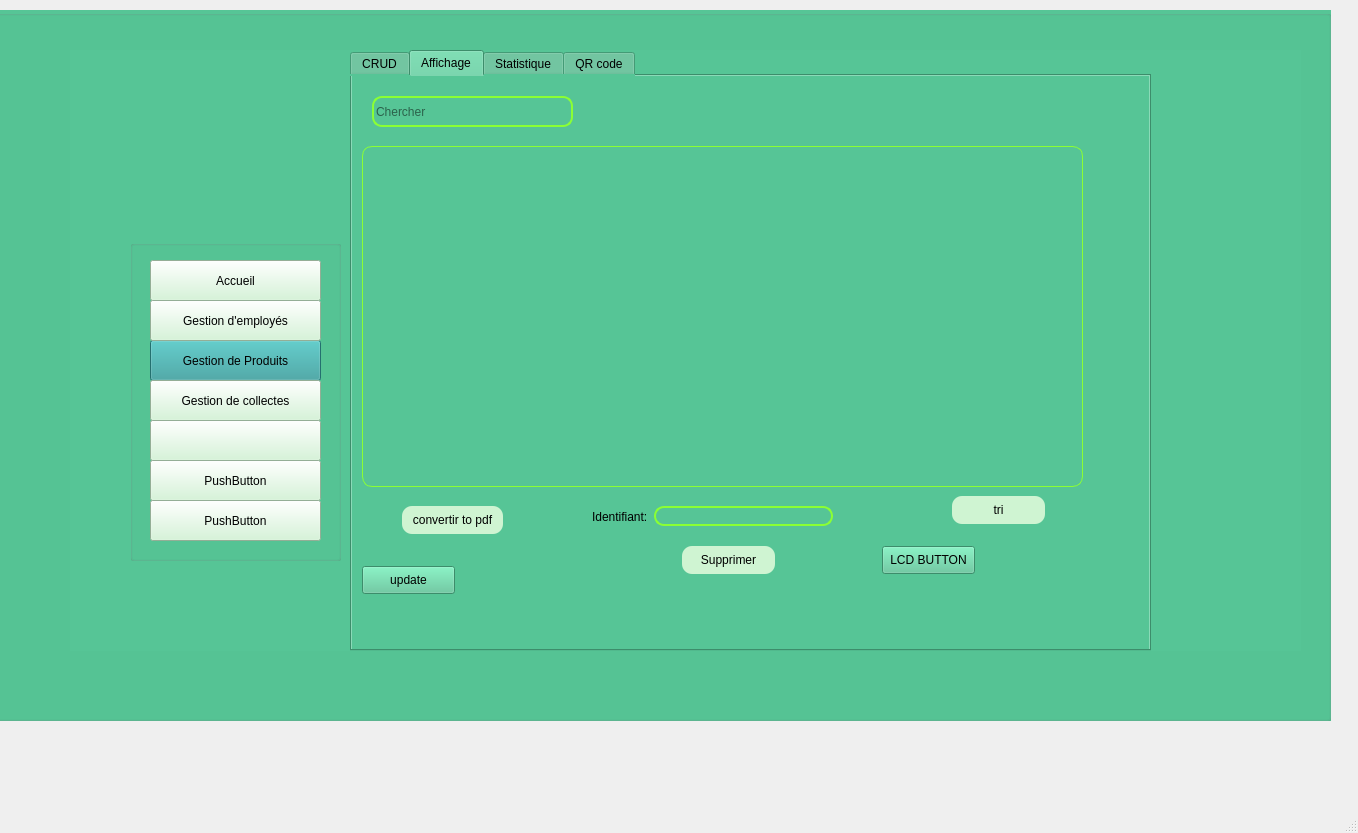
<?xml version="1.0" encoding="UTF-8"?>
<ui version="4.0">
 <class>MainWindow</class>
 <widget class="QMainWindow" name="MainWindow">
  <property name="geometry">
   <rect>
    <x>0</x>
    <y>0</y>
    <width>1358</width>
    <height>833</height>
   </rect>
  </property>
  <property name="windowTitle">
   <string>MainWindow</string>
  </property>
  <property name="tabShape">
   <enum>QTabWidget::Triangular</enum>
  </property>
  <widget class="QWidget" name="centralwidget">
   <widget class="QGroupBox" name="groupBox">
    <property name="geometry">
     <rect>
      <x>-20</x>
      <y>10</y>
      <width>1351</width>
      <height>711</height>
     </rect>
    </property>
    <property name="styleSheet">
     <string notr="true">background-color: rgb(86, 197, 150);</string>
    </property>
    <property name="title">
     <string/>
    </property>
    <widget class="QStackedWidget" name="stackedWidget">
     <property name="geometry">
      <rect>
       <x>90</x>
       <y>40</y>
       <width>1231</width>
       <height>601</height>
      </rect>
     </property>
     <property name="font">
      <font>
       <pointsize>8</pointsize>
      </font>
     </property>
     <property name="currentIndex">
      <number>1</number>
     </property>
     <widget class="QWidget" name="page">
      <widget class="QGroupBox" name="groupBox_3">
       <property name="geometry">
        <rect>
         <x>210</x>
         <y>90</y>
         <width>691</width>
         <height>381</height>
        </rect>
       </property>
       <property name="styleSheet">
        <string notr="true">border: 2px solid  rgb(139, 255, 51);
background-color: rgb(86, 197, 150);
border-radius: 10px;</string>
       </property>
       <property name="title">
        <string/>
       </property>
       <widget class="QLabel" name="label_4">
        <property name="geometry">
         <rect>
          <x>240</x>
          <y>20</y>
          <width>211</width>
          <height>51</height>
         </rect>
        </property>
        <property name="font">
         <font>
          <pointsize>20</pointsize>
         </font>
        </property>
        <property name="text">
         <string>    LOGIN</string>
        </property>
       </widget>
       <widget class="QLineEdit" name="lineEdit_password">
        <property name="geometry">
         <rect>
          <x>350</x>
          <y>220</y>
          <width>261</width>
          <height>41</height>
         </rect>
        </property>
        <property name="font">
         <font>
          <pointsize>14</pointsize>
         </font>
        </property>
        <property name="text">
         <string/>
        </property>
        <property name="maxLength">
         <number>20</number>
        </property>
        <property name="echoMode">
         <enum>QLineEdit::Password</enum>
        </property>
       </widget>
       <widget class="QLabel" name="label_5">
        <property name="geometry">
         <rect>
          <x>100</x>
          <y>220</y>
          <width>221</width>
          <height>41</height>
         </rect>
        </property>
        <property name="font">
         <font>
          <pointsize>20</pointsize>
         </font>
        </property>
        <property name="text">
         <string>PASSWORD</string>
        </property>
       </widget>
       <widget class="QLineEdit" name="lineEdit_username">
        <property name="geometry">
         <rect>
          <x>350</x>
          <y>120</y>
          <width>261</width>
          <height>41</height>
         </rect>
        </property>
        <property name="font">
         <font>
          <pointsize>14</pointsize>
         </font>
        </property>
        <property name="text">
         <string/>
        </property>
        <property name="maxLength">
         <number>20</number>
        </property>
       </widget>
       <widget class="QLabel" name="label">
        <property name="geometry">
         <rect>
          <x>100</x>
          <y>120</y>
          <width>221</width>
          <height>41</height>
         </rect>
        </property>
        <property name="font">
         <font>
          <pointsize>20</pointsize>
         </font>
        </property>
        <property name="text">
         <string>USERNAME</string>
        </property>
       </widget>
       <widget class="QPushButton" name="confirmer_login">
        <property name="geometry">
         <rect>
          <x>131</x>
          <y>300</y>
          <width>171</width>
          <height>37</height>
         </rect>
        </property>
        <property name="font">
         <font>
          <pointsize>16</pointsize>
         </font>
        </property>
        <property name="styleSheet">
         <string notr="true">QPushButton {
background-color: rgb(207, 244, 210);
border-radius: 10px;
}


QPushButton:hover {
background-color: rgb(50, 157, 156);

}</string>
        </property>
        <property name="text">
         <string>Confirmer</string>
        </property>
       </widget>
       <widget class="QPushButton" name="annuler_login">
        <property name="geometry">
         <rect>
          <x>370</x>
          <y>300</y>
          <width>171</width>
          <height>37</height>
         </rect>
        </property>
        <property name="font">
         <font>
          <pointsize>16</pointsize>
         </font>
        </property>
        <property name="styleSheet">
         <string notr="true">QPushButton {
background-color: rgb(207, 244, 210);
border-radius: 10px;
}


QPushButton:hover {
background-color: rgb(50, 157, 156);

}</string>
        </property>
        <property name="text">
         <string>Annuler</string>
        </property>
       </widget>
      </widget>
     </widget>
     <widget class="QWidget" name="page_2">
      <widget class="QTabWidget" name="tabWidget_2">
       <property name="geometry">
        <rect>
         <x>280</x>
         <y>0</y>
         <width>801</width>
         <height>601</height>
        </rect>
       </property>
       <property name="styleSheet">
        <string notr="true">QTabWidget
{
background-color: rgb(123, 228, 149);

}

QTabWidget:tab-bar
{
alignment:center;
}

QTabBar:tab
{
width:100px;
height:50px;
}

QTabBar:tab:selected
{
    
	background-color: rgb(50, 155, 156);
    color:rgb(0,255,0);
}*/

QTabBar:tab:hover
{
	background-color: rgb(109, 202, 131);
}</string>
       </property>
       <property name="tabShape">
        <enum>QTabWidget::Rounded</enum>
       </property>
       <property name="currentIndex">
        <number>1</number>
       </property>
       <property name="documentMode">
        <bool>false</bool>
       </property>
       <property name="tabsClosable">
        <bool>false</bool>
       </property>
       <property name="movable">
        <bool>true</bool>
       </property>
       <property name="tabBarAutoHide">
        <bool>false</bool>
       </property>
       <widget class="QWidget" name="tab_4">
        <attribute name="title">
         <string>CRUD</string>
        </attribute>
        <widget class="QLabel" name="label_2">
         <property name="geometry">
          <rect>
           <x>160</x>
           <y>0</y>
           <width>401</width>
           <height>61</height>
          </rect>
         </property>
         <property name="font">
          <font>
           <family>Monotype Corsiva</family>
           <pointsize>28</pointsize>
           <italic>true</italic>
          </font>
         </property>
         <property name="text">
          <string>Gestion de Produit</string>
         </property>
        </widget>
        <widget class="QGroupBox" name="groupBox_2">
         <property name="geometry">
          <rect>
           <x>130</x>
           <y>70</y>
           <width>381</width>
           <height>391</height>
          </rect>
         </property>
         <property name="font">
          <font>
           <pointsize>12</pointsize>
          </font>
         </property>
         <property name="styleSheet">
          <string notr="true">border: 2px solid  rgb(139, 255, 51);
background-color: rgb(86, 197, 150);
border-radius: 10px;</string>
         </property>
         <property name="title">
          <string/>
         </property>
         <layout class="QGridLayout" name="gridLayout_3">
          <item row="4" column="2">
           <widget class="QLineEdit" name="lineEdit_Quantite">
            <property name="font">
             <font>
              <pointsize>11</pointsize>
             </font>
            </property>
            <property name="maxLength">
             <number>4</number>
            </property>
           </widget>
          </item>
          <item row="3" column="0">
           <widget class="QLabel" name="l_dateentree_3">
            <property name="font">
             <font>
              <pointsize>11</pointsize>
             </font>
            </property>
            <property name="text">
             <string>Date d'entree</string>
            </property>
           </widget>
          </item>
          <item row="1" column="2">
           <layout class="QVBoxLayout" name="verticalLayout_3">
            <item>
             <widget class="QRadioButton" name="r_carton">
              <property name="font">
               <font>
                <pointsize>11</pointsize>
               </font>
              </property>
              <property name="text">
               <string>cartons</string>
              </property>
             </widget>
            </item>
            <item>
             <widget class="QRadioButton" name="r_plastique">
              <property name="font">
               <font>
                <pointsize>11</pointsize>
               </font>
              </property>
              <property name="text">
               <string>plastiques</string>
              </property>
             </widget>
            </item>
            <item>
             <widget class="QRadioButton" name="r_verre">
              <property name="font">
               <font>
                <pointsize>11</pointsize>
               </font>
              </property>
              <property name="text">
               <string>verre</string>
              </property>
             </widget>
            </item>
           </layout>
          </item>
          <item row="4" column="0">
           <widget class="QLabel" name="l_quantite_3">
            <property name="font">
             <font>
              <pointsize>11</pointsize>
             </font>
            </property>
            <property name="text">
             <string>Quantite</string>
            </property>
           </widget>
          </item>
          <item row="1" column="0">
           <widget class="QLabel" name="l_typep_3">
            <property name="font">
             <font>
              <pointsize>11</pointsize>
             </font>
            </property>
            <property name="text">
             <string>Type de produit</string>
            </property>
           </widget>
          </item>
          <item row="0" column="2">
           <widget class="QLineEdit" name="lineEdit_setId">
            <property name="font">
             <font>
              <pointsize>11</pointsize>
             </font>
            </property>
            <property name="inputMethodHints">
             <set>Qt::ImhDigitsOnly</set>
            </property>
            <property name="maxLength">
             <number>5</number>
            </property>
            <property name="clearButtonEnabled">
             <bool>false</bool>
            </property>
           </widget>
          </item>
          <item row="1" column="1">
           <spacer name="horizontalSpacer_3">
            <property name="orientation">
             <enum>Qt::Horizontal</enum>
            </property>
            <property name="sizeType">
             <enum>QSizePolicy::Minimum</enum>
            </property>
            <property name="sizeHint" stdset="0">
             <size>
              <width>40</width>
              <height>20</height>
             </size>
            </property>
           </spacer>
          </item>
          <item row="0" column="0">
           <widget class="QLabel" name="l_idp_3">
            <property name="font">
             <font>
              <pointsize>11</pointsize>
             </font>
            </property>
            <property name="text">
             <string>ID Produit</string>
            </property>
           </widget>
          </item>
          <item row="2" column="0">
           <widget class="QLabel" name="l_prix_3">
            <property name="font">
             <font>
              <pointsize>11</pointsize>
             </font>
            </property>
            <property name="text">
             <string>Prix</string>
            </property>
           </widget>
          </item>
          <item row="3" column="2">
           <widget class="QDateEdit" name="dateEdit_DE">
            <property name="font">
             <font>
              <pointsize>11</pointsize>
              <italic>false</italic>
              <kerning>true</kerning>
             </font>
            </property>
            <property name="inputMethodHints">
             <set>Qt::ImhPreferNumbers</set>
            </property>
            <property name="showGroupSeparator" stdset="0">
             <bool>false</bool>
            </property>
            <property name="currentSection">
             <enum>QDateTimeEdit::DaySection</enum>
            </property>
            <property name="displayFormat">
             <string>dd/MM/yyyy</string>
            </property>
            <property name="calendarPopup">
             <bool>true</bool>
            </property>
            <property name="timeSpec">
             <enum>Qt::LocalTime</enum>
            </property>
           </widget>
          </item>
          <item row="2" column="2">
           <widget class="QLineEdit" name="lineEdit_prix">
            <property name="font">
             <font>
              <pointsize>11</pointsize>
             </font>
            </property>
           </widget>
          </item>
         </layout>
        </widget>
        <widget class="QComboBox" name="select_ID">
         <property name="geometry">
          <rect>
           <x>530</x>
           <y>80</y>
           <width>73</width>
           <height>22</height>
          </rect>
         </property>
         <property name="font">
          <font>
           <pointsize>11</pointsize>
          </font>
         </property>
         <property name="styleSheet">
          <string notr="true">border: 2px solid  rgb(139, 255, 51);
background-color: rgb(86, 197, 150);
border-radius: 10px;</string>
         </property>
         <property name="editable">
          <bool>true</bool>
         </property>
        </widget>
        <widget class="QPushButton" name="b_modif">
         <property name="geometry">
          <rect>
           <x>390</x>
           <y>480</y>
           <width>93</width>
           <height>28</height>
          </rect>
         </property>
         <property name="styleSheet">
          <string notr="true">QPushButton {
background-color: rgb(207, 244, 210);
border-radius: 10px;
}


QPushButton:hover {
background-color: rgb(50, 157, 156);

}</string>
         </property>
         <property name="text">
          <string>Modifier</string>
         </property>
        </widget>
        <widget class="QPushButton" name="Binit">
         <property name="geometry">
          <rect>
           <x>270</x>
           <y>480</y>
           <width>93</width>
           <height>28</height>
          </rect>
         </property>
         <property name="styleSheet">
          <string notr="true">QPushButton {
background-color: rgb(207, 244, 210);
border-radius: 10px;
}


QPushButton:hover {
background-color: rgb(50, 157, 156);

}</string>
         </property>
         <property name="text">
          <string>Réinitialiser</string>
         </property>
        </widget>
        <widget class="QPushButton" name="save">
         <property name="geometry">
          <rect>
           <x>160</x>
           <y>480</y>
           <width>93</width>
           <height>28</height>
          </rect>
         </property>
         <property name="baseSize">
          <size>
           <width>0</width>
           <height>0</height>
          </size>
         </property>
         <property name="font">
          <font>
           <weight>50</weight>
           <italic>false</italic>
           <bold>false</bold>
           <underline>false</underline>
           <strikeout>false</strikeout>
           <stylestrategy>PreferDefault</stylestrategy>
           <kerning>false</kerning>
          </font>
         </property>
         <property name="cursor">
          <cursorShape>ArrowCursor</cursorShape>
         </property>
         <property name="mouseTracking">
          <bool>false</bool>
         </property>
         <property name="tabletTracking">
          <bool>false</bool>
         </property>
         <property name="styleSheet">
          <string notr="true">QPushButton {
background-color: rgb(207, 244, 210);
border-radius: 10px;
}


QPushButton:hover {
background-color: rgb(50, 157, 156);

}</string>
         </property>
         <property name="text">
          <string>Ajouter</string>
         </property>
        </widget>
       </widget>
       <widget class="QWidget" name="tab_3">
        <attribute name="title">
         <string>Affichage</string>
        </attribute>
        <widget class="QLineEdit" name="lineEdit_recherche">
         <property name="geometry">
          <rect>
           <x>20</x>
           <y>20</y>
           <width>201</width>
           <height>31</height>
          </rect>
         </property>
         <property name="styleSheet">
          <string notr="true">border: 2px solid  rgb(139, 255, 51);
background-color: rgb(86, 197, 150);
border-radius: 10px;</string>
         </property>
         <property name="placeholderText">
          <string>Chercher</string>
         </property>
        </widget>
        <widget class="QTableView" name="table_matiereR">
         <property name="geometry">
          <rect>
           <x>10</x>
           <y>70</y>
           <width>721</width>
           <height>341</height>
          </rect>
         </property>
         <property name="toolTip">
          <string/>
         </property>
         <property name="styleSheet">
          <string notr="true">border: 0.5px solid  rgb(139, 255, 51);
background-color: rgb(86, 197, 150);
border-radius: 10px;</string>
         </property>
        </widget>
        <widget class="QPushButton" name="b_convPDF">
         <property name="geometry">
          <rect>
           <x>50</x>
           <y>430</y>
           <width>101</width>
           <height>28</height>
          </rect>
         </property>
         <property name="styleSheet">
          <string notr="true">QPushButton {
background-color: rgb(207, 244, 210);
border-radius: 10px;
}


QPushButton:hover {
background-color: rgb(50, 157, 156);

}</string>
         </property>
         <property name="text">
          <string>convertir to pdf</string>
         </property>
        </widget>
        <widget class="QPushButton" name="Btri">
         <property name="geometry">
          <rect>
           <x>600</x>
           <y>420</y>
           <width>93</width>
           <height>28</height>
          </rect>
         </property>
         <property name="accessibleName">
          <string/>
         </property>
         <property name="styleSheet">
          <string notr="true">QPushButton {
background-color: rgb(207, 244, 210);
border-radius: 10px;
}


QPushButton:hover {
background-color: rgb(50, 157, 156);

}</string>
         </property>
         <property name="text">
          <string>tri</string>
         </property>
        </widget>
        <widget class="QWidget" name="layoutWidget">
         <property name="geometry">
          <rect>
           <x>240</x>
           <y>420</y>
           <width>241</width>
           <height>41</height>
          </rect>
         </property>
         <layout class="QHBoxLayout" name="horizontalLayout_3">
          <item>
           <widget class="QLabel" name="label_3">
            <property name="text">
             <string>Identifiant:</string>
            </property>
           </widget>
          </item>
          <item>
           <widget class="QLineEdit" name="lineEdit_suppID">
            <property name="styleSheet">
             <string notr="true">border: 2px solid  rgb(139, 255, 51);
background-color: rgb(86, 197, 150);
border-radius: 10px;</string>
            </property>
           </widget>
          </item>
         </layout>
        </widget>
        <widget class="QPushButton" name="b_supp_p">
         <property name="geometry">
          <rect>
           <x>330</x>
           <y>470</y>
           <width>93</width>
           <height>28</height>
          </rect>
         </property>
         <property name="styleSheet">
          <string notr="true">QPushButton {
background-color: rgb(207, 244, 210);
border-radius: 10px;
}


QPushButton:hover {
background-color: rgb(50, 157, 156);

}</string>
         </property>
         <property name="text">
          <string>Supprimer</string>
         </property>
        </widget>
        <widget class="QPushButton" name="b_update">
         <property name="geometry">
          <rect>
           <x>10</x>
           <y>490</y>
           <width>93</width>
           <height>28</height>
          </rect>
         </property>
         <property name="text">
          <string>update</string>
         </property>
        </widget>
        <widget class="QPushButton" name="LCDBUTTON">
         <property name="geometry">
          <rect>
           <x>530</x>
           <y>470</y>
           <width>93</width>
           <height>28</height>
          </rect>
         </property>
         <property name="text">
          <string>LCD BUTTON</string>
         </property>
        </widget>
       </widget>
       <widget class="QWidget" name="tab">
        <attribute name="title">
         <string>Statistique</string>
        </attribute>
       </widget>
       <widget class="QWidget" name="tab_5">
        <attribute name="title">
         <string>QR code</string>
        </attribute>
        <widget class="QSplitter" name="splitter_2">
         <property name="geometry">
          <rect>
           <x>49</x>
           <y>31</y>
           <width>641</width>
           <height>0</height>
          </rect>
         </property>
         <property name="orientation">
          <enum>Qt::Vertical</enum>
         </property>
         <property name="handleWidth">
          <number>10</number>
         </property>
         <property name="childrenCollapsible">
          <bool>false</bool>
         </property>
         <widget class="QSplitter" name="splitter_3">
          <property name="orientation">
           <enum>Qt::Horizontal</enum>
          </property>
          <property name="handleWidth">
           <number>10</number>
          </property>
          <property name="childrenCollapsible">
           <bool>false</bool>
          </property>
         </widget>
        </widget>
        <widget class="QSplitter" name="splitter">
         <property name="geometry">
          <rect>
           <x>170</x>
           <y>10</y>
           <width>258</width>
           <height>0</height>
          </rect>
         </property>
         <property name="orientation">
          <enum>Qt::Vertical</enum>
         </property>
         <property name="handleWidth">
          <number>10</number>
         </property>
         <property name="childrenCollapsible">
          <bool>false</bool>
         </property>
         <widget class="QSplitter" name="splitter_6">
          <property name="orientation">
           <enum>Qt::Horizontal</enum>
          </property>
          <property name="handleWidth">
           <number>10</number>
          </property>
          <property name="childrenCollapsible">
           <bool>false</bool>
          </property>
         </widget>
        </widget>
        <widget class="QSplitter" name="splitter_4">
         <property name="geometry">
          <rect>
           <x>20</x>
           <y>20</y>
           <width>691</width>
           <height>471</height>
          </rect>
         </property>
         <property name="orientation">
          <enum>Qt::Vertical</enum>
         </property>
         <property name="handleWidth">
          <number>10</number>
         </property>
         <property name="childrenCollapsible">
          <bool>false</bool>
         </property>
         <widget class="QSplitter" name="splitter_7">
          <property name="orientation">
           <enum>Qt::Horizontal</enum>
          </property>
          <property name="handleWidth">
           <number>10</number>
          </property>
          <property name="childrenCollapsible">
           <bool>false</bool>
          </property>
          <widget class="QScrollArea" name="scrollArea">
           <property name="widgetResizable">
            <bool>true</bool>
           </property>
           <widget class="QWidget" name="scrollAreaWidgetContents_2">
            <property name="geometry">
             <rect>
              <x>0</x>
              <y>0</y>
              <width>284</width>
              <height>141</height>
             </rect>
            </property>
            <layout class="QVBoxLayout" name="verticalLayout_8">
             <property name="spacing">
              <number>0</number>
             </property>
             <property name="leftMargin">
              <number>0</number>
             </property>
             <property name="topMargin">
              <number>0</number>
             </property>
             <property name="rightMargin">
              <number>0</number>
             </property>
             <property name="bottomMargin">
              <number>0</number>
             </property>
             <item>
              <widget class="QLabel" name="image_label">
               <property name="styleSheet">
                <string notr="true">border: 2px solid  rgb(139, 255, 51);
background-color: rgb(86, 197, 150);
border-radius: 10px;</string>
               </property>
               <property name="frameShape">
                <enum>QFrame::StyledPanel</enum>
               </property>
               <property name="text">
                <string>QR Code...</string>
               </property>
               <property name="alignment">
                <set>Qt::AlignCenter</set>
               </property>
               <property name="textInteractionFlags">
                <set>Qt::NoTextInteraction</set>
               </property>
              </widget>
             </item>
            </layout>
           </widget>
          </widget>
          <widget class="QWidget" name="layoutWidget_6">
           <layout class="QVBoxLayout" name="verticalLayout_4">
            <item>
             <layout class="QFormLayout" name="formLayout">
              <item row="0" column="0">
               <widget class="QLabel" name="label_12">
                <property name="text">
                 <string>Scale:</string>
                </property>
               </widget>
              </item>
              <item row="0" column="1">
               <widget class="QSpinBox" name="sBoxScale">
                <property name="styleSheet">
                 <string notr="true">border: 2px solid  rgb(139, 255, 51);
background-color: rgb(86, 197, 150);
border-radius: 10px;</string>
                </property>
                <property name="minimum">
                 <number>1</number>
                </property>
                <property name="maximum">
                 <number>20</number>
                </property>
               </widget>
              </item>
              <item row="1" column="0">
               <widget class="QLabel" name="label_13">
                <property name="text">
                 <string>Size:</string>
                </property>
               </widget>
              </item>
              <item row="1" column="1">
               <widget class="QLabel" name="labelSize">
                <property name="styleSheet">
                 <string notr="true">border: 2px solid  rgb(139, 255, 51);
background-color: rgb(86, 197, 150);
border-radius: 10px;</string>
                </property>
                <property name="text">
                 <string/>
                </property>
               </widget>
              </item>
              <item row="2" column="0">
               <widget class="QLabel" name="label_14">
                <property name="text">
                 <string>Letters:</string>
                </property>
               </widget>
              </item>
              <item row="2" column="1">
               <widget class="QLabel" name="labelSizeText">
                <property name="styleSheet">
                 <string notr="true">border: 2px solid  rgb(139, 255, 51);
background-color: rgb(86, 197, 150);
border-radius: 10px;</string>
                </property>
                <property name="text">
                 <string/>
                </property>
               </widget>
              </item>
             </layout>
            </item>
            <item>
             <spacer name="verticalSpacer_3">
              <property name="orientation">
               <enum>Qt::Vertical</enum>
              </property>
              <property name="sizeType">
               <enum>QSizePolicy::Fixed</enum>
              </property>
              <property name="sizeHint" stdset="0">
               <size>
                <width>20</width>
                <height>13</height>
               </size>
              </property>
             </spacer>
            </item>
           </layout>
          </widget>
         </widget>
         <widget class="QWidget" name="layoutWidget_7">
          <layout class="QVBoxLayout" name="verticalLayout_5">
           <item>
            <widget class="QLabel" name="label_15">
             <property name="text">
              <string>Text:</string>
             </property>
            </widget>
           </item>
           <item>
            <widget class="QPlainTextEdit" name="pTextEditQRText">
             <property name="styleSheet">
              <string notr="true">border: 2px solid  rgb(139, 255, 51);
background-color: rgb(86, 197, 150);
border-radius: 10px;</string>
             </property>
            </widget>
           </item>
          </layout>
         </widget>
        </widget>
        <widget class="QPushButton" name="pButtonQuit">
         <property name="geometry">
          <rect>
           <x>367</x>
           <y>507</y>
           <width>151</width>
           <height>31</height>
          </rect>
         </property>
         <property name="styleSheet">
          <string notr="true">QPushButton {
background-color: rgb(207, 244, 210);
border-radius: 10px;
}


QPushButton:hover {
background-color: rgb(50, 157, 156);

}</string>
         </property>
         <property name="text">
          <string>effacer le text</string>
         </property>
        </widget>
        <widget class="QPushButton" name="pButtonSave">
         <property name="geometry">
          <rect>
           <x>191</x>
           <y>507</y>
           <width>151</width>
           <height>31</height>
          </rect>
         </property>
         <property name="styleSheet">
          <string notr="true">QPushButton {
background-color: rgb(207, 244, 210);
border-radius: 10px;
}


QPushButton:hover {
background-color: rgb(50, 157, 156);

}</string>
         </property>
         <property name="text">
          <string>enregister comme..</string>
         </property>
        </widget>
        <widget class="QComboBox" name="select_id2">
         <property name="geometry">
          <rect>
           <x>720</x>
           <y>190</y>
           <width>73</width>
           <height>22</height>
          </rect>
         </property>
        </widget>
       </widget>
      </widget>
      <widget class="QLabel" name="label_pic">
       <property name="geometry">
        <rect>
         <x>90</x>
         <y>20</y>
         <width>151</width>
         <height>131</height>
        </rect>
       </property>
       <property name="text">
        <string/>
       </property>
      </widget>
      <widget class="QGroupBox" name="groupBox_4">
       <property name="geometry">
        <rect>
         <x>60</x>
         <y>190</y>
         <width>211</width>
         <height>321</height>
        </rect>
       </property>
       <property name="title">
        <string/>
       </property>
       <widget class="QPushButton" name="pushButton_2">
        <property name="geometry">
         <rect>
          <x>20</x>
          <y>100</y>
          <width>171</width>
          <height>41</height>
         </rect>
        </property>
        <property name="styleSheet">
         <string notr="true">background-color: rgb(50, 157, 156);</string>
        </property>
        <property name="text">
         <string>Gestion de Produits</string>
        </property>
       </widget>
       <widget class="QPushButton" name="pushButton_6">
        <property name="geometry">
         <rect>
          <x>20</x>
          <y>260</y>
          <width>171</width>
          <height>41</height>
         </rect>
        </property>
        <property name="styleSheet">
         <string notr="true">background-color: rgb(207, 244, 210);</string>
        </property>
        <property name="text">
         <string>PushButton</string>
        </property>
       </widget>
       <widget class="QPushButton" name="pushButton_5">
        <property name="geometry">
         <rect>
          <x>20</x>
          <y>220</y>
          <width>171</width>
          <height>41</height>
         </rect>
        </property>
        <property name="styleSheet">
         <string notr="true">background-color: rgb(207, 244, 210);</string>
        </property>
        <property name="text">
         <string>PushButton</string>
        </property>
       </widget>
       <widget class="QPushButton" name="pushButton_7">
        <property name="geometry">
         <rect>
          <x>20</x>
          <y>20</y>
          <width>171</width>
          <height>41</height>
         </rect>
        </property>
        <property name="styleSheet">
         <string notr="true">background-color: rgb(207, 244, 210);</string>
        </property>
        <property name="text">
         <string>Accueil</string>
        </property>
       </widget>
       <widget class="QPushButton" name="pushButton_4">
        <property name="geometry">
         <rect>
          <x>20</x>
          <y>180</y>
          <width>171</width>
          <height>41</height>
         </rect>
        </property>
        <property name="styleSheet">
         <string notr="true">background-color: rgb(207, 244, 210);</string>
        </property>
        <property name="text">
         <string/>
        </property>
       </widget>
       <widget class="QPushButton" name="pushButton_3">
        <property name="geometry">
         <rect>
          <x>20</x>
          <y>140</y>
          <width>171</width>
          <height>41</height>
         </rect>
        </property>
        <property name="styleSheet">
         <string notr="true">background-color: rgb(207, 244, 210);</string>
        </property>
        <property name="text">
         <string>Gestion de collectes</string>
        </property>
       </widget>
       <widget class="QPushButton" name="pushButton">
        <property name="geometry">
         <rect>
          <x>20</x>
          <y>60</y>
          <width>171</width>
          <height>41</height>
         </rect>
        </property>
        <property name="styleSheet">
         <string notr="true">background-color: rgb(207, 244, 210);
</string>
        </property>
        <property name="text">
         <string>Gestion d'employés</string>
        </property>
       </widget>
      </widget>
     </widget>
     <widget class="QWidget" name="page_3"/>
    </widget>
   </widget>
  </widget>
  <widget class="QMenuBar" name="menubar">
   <property name="geometry">
    <rect>
     <x>0</x>
     <y>0</y>
     <width>1358</width>
     <height>26</height>
    </rect>
   </property>
  </widget>
  <widget class="QStatusBar" name="statusbar"/>
 </widget>
 <resources/>
 <connections/>
</ui>
